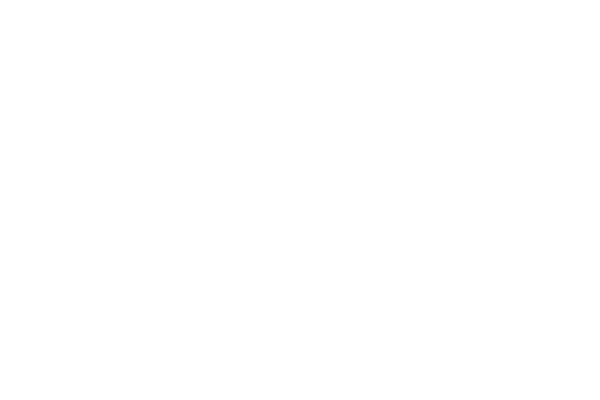
Frame 1 (no input)
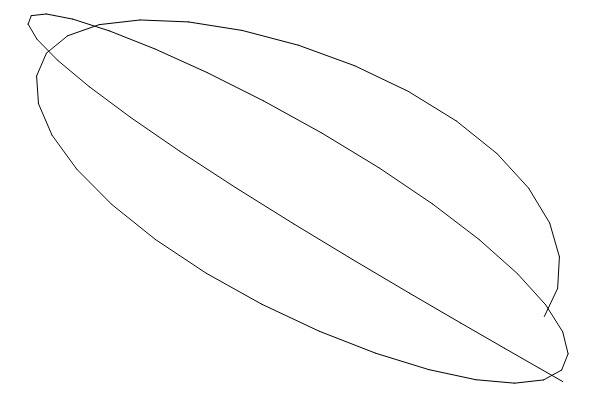
Frame 60 (no input)
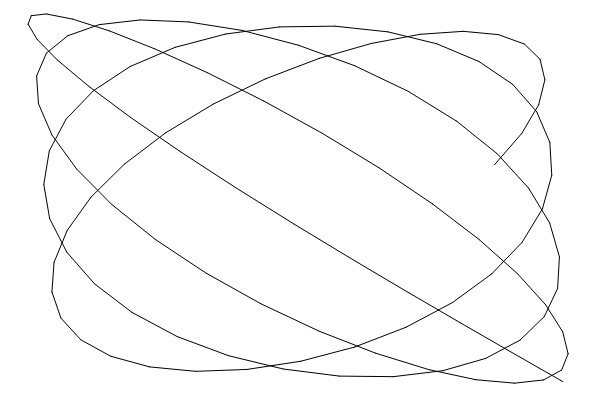
Frame 120 (the mouse pressed at the canvas centre since frame 60)

The p5.js sketch that drew these frames (run headless with seeded random() and noise() and a simulated clock; from frame 60 on, the mouse is pressed at the canvas centre):

// p5.js sketch
// ── sketch.js
// canevas configuration
var h=400;
var w=600;
var fr=24; // framerate

// physics parameters
var friction = 0.002;
var g = 9.8;

class Pendule {


  constructor(m, tetha, l, r, c) {
    this.m = m;
    this.tetha = tetha;
    this.l = l;
    this.r = r;
    this.c = c;    
    
    this.av = 0;
    this.paused=false;
    this.x=0;
    this.y=0;    
  }

  updatePhysics() {
    
    // compute angular acceleration: 2nd Newton law
    var acc = -sin(this.tetha) * g / (this.l);

    // add to angular velocity    
    this.av += acc;

    // account for some friction
    this.av = this.av * (1-friction);

    // update the new angle
    this.tetha += this.av;    

    

  }

  draw() {
    ellipse(0, 0, 5);
    var x = this.l * sin(this.tetha);
    var y = this.l * cos(this.tetha);
    line(0, 0, x, y);
    fill(this.c);
    ellipse(x, y, this.r);            

    this.drawSpeed(x,y);
    this.drawWeight(x,y);

    this.x=x;
    this.y=y;

  }

  drawSpeed(x,y) {
    var vx=x+250*sin(PI/2-this.tetha)*this.av;
    var vy=y-250*cos(PI/2-this.tetha)*this.av;    
    line(x, y, vx, vy);    
    fill(color(255,0,0));
    ellipse(vx, vy, 4);    
  }

  drawWeight(x,y) {
    var p = this.m*g;
    line(x, y, x, y+p);    
    fill(color(0,0,255));
    ellipse(x, y+p, 4);    
  }

  
}



var p1;
var p2;

var lx=undefined;
var ly=undefined;

function setup() {
  createCanvas(w, h);
  frameRate(fr);
  p1 = new Pendule(5,PI/4,200, 20, color(255,0.0));
  p2 = new Pendule(8,PI/5,250, 15, color(255,0.0));
}

function draw() {
  //background(220);
  translate(w/2,0);
  
  p1.updatePhysics();  
  p2.updatePhysics();

  var x = 350*p1.tetha;
  var y = h/2 + 300*p2.tetha;
  
  if (lx!=undefined) {
    line (lx,ly, x, y);
  }
  lx=x;
  ly=y;

}
